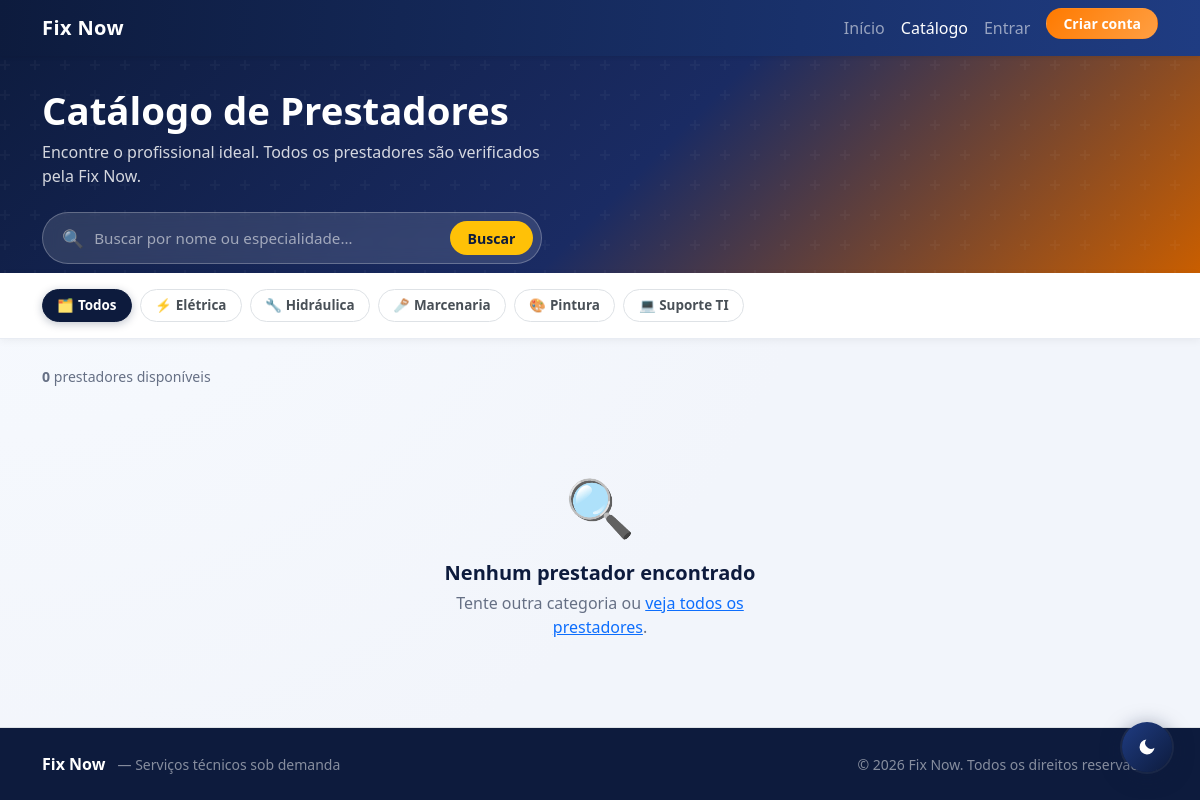
The page /view/catalogo.php on the database as committed earlier.
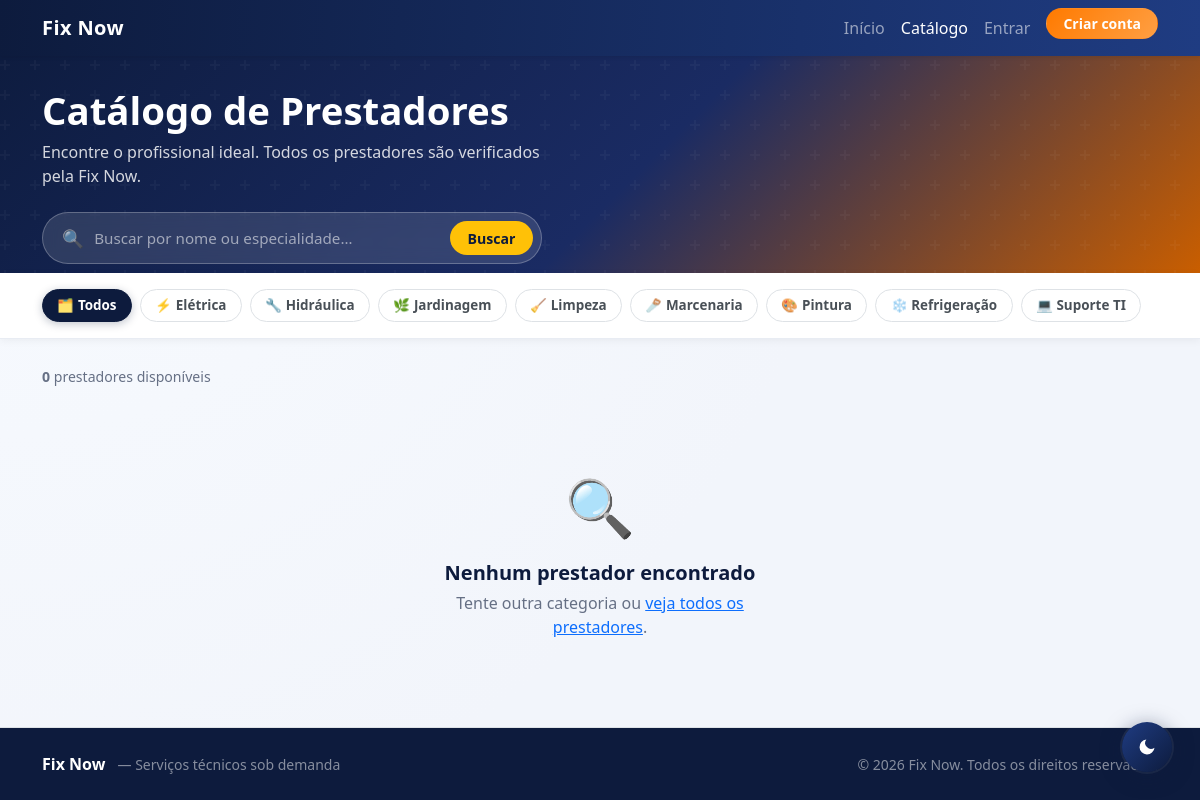
The same page on the database as committed later.
### tables this page shows
CREATE TABLE IF NOT EXISTS categoria (
  id        INT AUTO_INCREMENT PRIMARY KEY,
  nome      VARCHAR(100) NOT NULL UNIQUE,
  descricao VARCHAR(255) NULL,
  ativo     TINYINT(1)   NOT NULL DEFAULT 1,
  criado_em TIMESTAMP DEFAULT CURRENT_TIMESTAMP,
  admin_id  INT NULL,
  CONSTRAINT fk_categoria_admin FOREIGN KEY (admin_id) REFERENCES admin(id) ON DELETE SET NULL
);

### model/dao/Conexao.php (called while the page is built)
<?php
class Conexao
{
    private static ?PDO $instancia = null;
    public static function getConexao(): PDO
    {
        if (self::$instancia === null) {
            $host   = 'localhost';
            $port   = 3306;
            $dbname = 'tcc';
            $user   = 'root';
            $pass   = '';
            self::$instancia = new PDO(
                "mysql:host={$host};port={$port};dbname={$dbname};charset=utf8mb4",
                $user,
                $pass,
                [
                    PDO::ATTR_ERRMODE            => PDO::ERRMODE_EXCEPTION,
                    PDO::ATTR_DEFAULT_FETCH_MODE => PDO::FETCH_ASSOC,
                    PDO::ATTR_EMULATE_PREPARES   => false,
                ]
            );
        }
        return self::$instancia;
    }
}

### controller/CatalogoControl.php (called while the page is built, shortened)
<?php
require_once __DIR__ . '/../model/dao/CategoriaDAO.php';
require_once __DIR__ . '/../model/dao/Conexao.php';
class CatalogoControl
{
    private CategoriaDAO $categoriaDAO;
    public function __construct()
    {
        $this->categoriaDAO = new CategoriaDAO();
    }
    public function processar(): void
    {
        $this->filtroCategoria = trim($_GET['categoria'] ?? '');
        $this->categorias      = $this->categoriaDAO->listarAtivas();
    }
    private function carregarPrestadores(): void
    {
        $agrupado = [];
        $this->prestadores = array_values($agrupado);
    }
}

### model/dao/CategoriaDAO.php (called while the page is built, shortened)
<?php
require_once __DIR__ . '/Conexao.php';
class CategoriaDAO
{
    private PDO $pdo;
    public function __construct()
    {
        $this->pdo = Conexao::getConexao();
    }
    public function listarAtivas(): array
    {
        return $this->pdo->query("SELECT * FROM categoria WHERE ativo=1 ORDER BY nome ASC")->fetchAll();
    }
}

### view/catalogo.php (the view, shortened to what this page needs)
<?php
require_once __DIR__ . '/../controller/CatalogoControl.php';
$ctrl = new CatalogoControl();
$ctrl->processar();
$prestadores     = $ctrl->prestadores;
$categorias      = $ctrl->categorias;
$filtroCategoria = $ctrl->filtroCategoria;
$_urlInicio = '../index.php';
$catIcons = [
    'Suporte TI'  => '💻',
    'Elétrica'    => '⚡',
    'Hidráulica'  => '🔧',
    'Pintura'     => '🎨',
    'Marcenaria'  => '🪚',
    'Jardinagem'  => '🌿',
    'Limpeza'     => '🧹',
    'Refrigeração'=> '❄️',
];
?>
<!DOCTYPE html>
<html lang="pt-BR">
<head>
  <link href="https://cdn.jsdelivr.net/npm/bootstrap@5.3.3/dist/css/bootstrap.min.css" rel="stylesheet">
  <link href="../assets/css/style.css" rel="stylesheet">
</head>
<body>
<nav class="navbar navbar-expand-lg navbar-dark bg-primary fixed-top shadow-sm">
  <div class="container">
    <a class="navbar-brand fw-bold" href="<?= $_urlInicio ?>">Fix Now</a>
    <div class="collapse navbar-collapse" id="menu">
      <ul class="navbar-nav ms-auto">
        <li class="nav-item"><a class="nav-link" href="<?= $_urlInicio ?>">Início</a></li>
        <li class="nav-item"><a class="nav-link active" href="catalogo.php">Catálogo</a></li>
        <?php if (isset($_SESSION['cliente_id'])): ?>
          <li class="nav-item"><a class="nav-link" href="dashboardCliente.php">Dashboard</a></li>
        <?php else: ?>
          <li class="nav-item"><a class="nav-link" href="login.php">Entrar</a></li>
          <li class="nav-item ms-lg-2">
            <a class="btn btn-sm btn-warning fw-semibold px-3" href="cadastrarCliente.php">Criar conta</a>
          </li>
        <?php endif; ?>
      </ul>
    </div>
  </div>
</nav>
<section class="catalogo-hero">
  <div class="container" style="position:relative;z-index:1;">
    <h1>Catálogo de Prestadores</h1>
    <p class="mt-2 mb-4">Encontre o profissional ideal. Todos os prestadores são verificados pela Fix Now.</p>
    <div class="hero-search">
      <span style="font-size:1.1rem;opacity:.7;">🔍</span>
      <input type="text" id="buscaNome" placeholder="Buscar por nome ou especialidade…" autocomplete="off">
      <button type="button" onclick="document.getElementById('buscaNome').focus()">Buscar</button>
    </div>
  </div>
</section>
<div class="filtros-bar">
  <div class="container">
    <div class="d-flex flex-wrap align-items-center gap-2">
      <a href="catalogo.php" class="btn-cat <?= !$filtroCategoria ? 'ativo' : '' ?>">🗂 Todos</a>
      <?php foreach ($categorias as $cat):
        $ico = $catIcons[$cat['nome']] ?? '🔩';
      ?>
        <a href="catalogo.php?categoria=<?= urlencode($cat['nome']) ?>"
           class="btn-cat <?= $filtroCategoria === $cat['nome'] ? 'ativo' : '' ?>">
          <?= $ico ?> <?= htmlspecialchars($cat['nome']) ?>
        </a>
      <?php endforeach; ?>
    </div>
  </div>
</div>
<main class="container py-4">
  <div class="resultado-count" id="resultadoCount">
    <?php
      $total = count($prestadores);
      echo $filtroCategoria
        ? "<strong>{$total}</strong> prestador" . ($total !== 1 ? 'es' : '') . " em <em>" . htmlspecialchars($filtroCategoria) . "</em>"
        : "<strong>{$total}</strong> prestador" . ($total !== 1 ? 'es' : '') . " disponíve" . ($total !== 1 ? 'is' : 'l');
    ?>
  </div>
  <?php if (!$prestadores): ?>
    <div class="empty-state">
      <div class="icone-empty">🔍</div>
      <h5>Nenhum prestador encontrado</h5>
      <p>Tente outra categoria ou <a href="catalogo.php" class="text-primary">veja todos os prestadores</a>.</p>
    </div>
  <?php endif; ?>
</main>
<?php require_once __DIR__ . '/../includes/footer.php'; ?>
</body>
</html>

### includes/footer.php
<footer class="mt-auto py-4 border-top" style="background:var(--fix-blue)">
  <div class="container">
    <div class="row align-items-center g-2">
      <div class="col-sm-6">
        <span class="fw-bold text-white fs-6">Fix Now</span>
        <span class="text-white-50 small ms-2">— Serviços técnicos sob demanda</span>
      </div>
      <div class="col-sm-6 text-sm-end">
        <small class="text-white-50">&copy; <?php echo date('Y'); ?> Fix Now. Todos os direitos reservados.</small>
      </div>
    </div>
  </div>
</footer>

### assets/css/style.css (style rules this page uses)
:root { --fix-blue: #0d1b3d; --fix-blue-soft: #1f3c82; --fix-orange: #ff7a00; --fix-orange-soft: #ff9f43; --fix-bg: #f2f5fb; --fix-card: #ffffff; --fix-text: #1f2937; --fix-muted: #677489; --fix-shadow: 0 14px 32px rgba(15, 37, 84, 0.1); --fix-radius: 1rem; }
html, body { height: 100%; }
body { min-height: 100vh; display: flex; flex-direction: column; background: radial-gradient(circle at top left, #f8fbff, var(--fix-bg) 60%); color: var(--fix-text); }
main { flex: 1 0 auto; }
.bg-primary, .table-primary { background-color: var(--fix-blue) !important; }
.btn-warning { background: linear-gradient(130deg, var(--fix-orange), var(--fix-orange-soft)); border-color: transparent; color: #fff; }
.btn, .form-control, .form-select, .card { border-radius: var(--fix-radius); transition: all 0.22s ease; }
.navbar { background: linear-gradient(95deg, var(--fix-blue), var(--fix-blue-soft)) !important; }
.navbar-brand { letter-spacing: 0.4px; }
.navbar .container { gap: 0.6rem; }
footer { flex-shrink: 0; margin-top: auto; background: #0b142d; }

### view/catalogo.php (style rules this page uses)
.catalogo-hero { background: linear-gradient(135deg, #0d1b3d 0%, #1a2b63 55%, #c95e00 100%); padding: 5.5rem 0 3rem; color: #fff; position: relative; overflow: hidden; }
.catalogo-hero::before { content: ''; position: absolute; inset: 0; }
.catalogo-hero h1 { font-size: clamp(1.6rem, 4vw, 2.4rem); font-weight: 800; line-height: 1.15; }
.catalogo-hero p { color: rgba(255,255,255,.82); max-width: 520px; }
.hero-search { background: rgba(255,255,255,.12); border: 1.5px solid rgba(255,255,255,.25); border-radius: 50px; padding: .5rem .5rem .5rem 1.2rem; display: flex; align-items: center; gap: .5rem; max-width: 500px; width: 100%; backdrop-filter: blur(8px); }
.hero-search input { background: transparent; border: none; outline: none; color: #fff; font-size: .95rem; flex: 1; }
.hero-search input::placeholder { color: rgba(255,255,255,.55); }
.hero-search button { background: #ffc107; border: none; border-radius: 50px; padding: .4rem 1.1rem; font-weight: 700; font-size: .88rem; color: #0d1b3d; white-space: nowrap; cursor: pointer; }
.filtros-bar { background: #fff; border-bottom: 1px solid #e8ecf3; padding: 1rem 0; position: sticky; top: 56px; z-index: 100; box-shadow: 0 2px 8px rgba(0,0,0,.05); }
.btn-cat { border-radius: 50px; padding: .32rem .9rem; font-size: .84rem; font-weight: 600; border: 1.5px solid #dee2e6; background: #fff; color: #495057; text-decoration: none; transition: all .18s; display: inline-flex; align-items: center; gap: .3rem; white-space: nowrap; }
.btn-cat:hover, .btn-cat.ativo { background: #0d1b3d; border-color: #0d1b3d; color: #fff; }
.btn-cat.ativo { box-shadow: 0 2px 8px rgba(13,27,61,.25); }
.empty-state { text-align: center; padding: 4rem 1rem; }
.empty-state .icone-empty { font-size: 3.5rem; margin-bottom: .8rem; }
.empty-state h5 { font-weight: 700; color: #0d1b3d; margin-bottom: .4rem; }
.empty-state p { color: #667085; max-width: 340px; margin: 0 auto; }
.resultado-count { font-size: .88rem; color: #667085; padding: .2rem 0 .8rem; }

Rows that differ between the two databases and show on the page:
added categoria: nome "🌿", nome "Jardinagem"
added categoria: nome "🧹", nome "Limpeza"
added categoria: nome "❄️", nome "Refrigeração"
